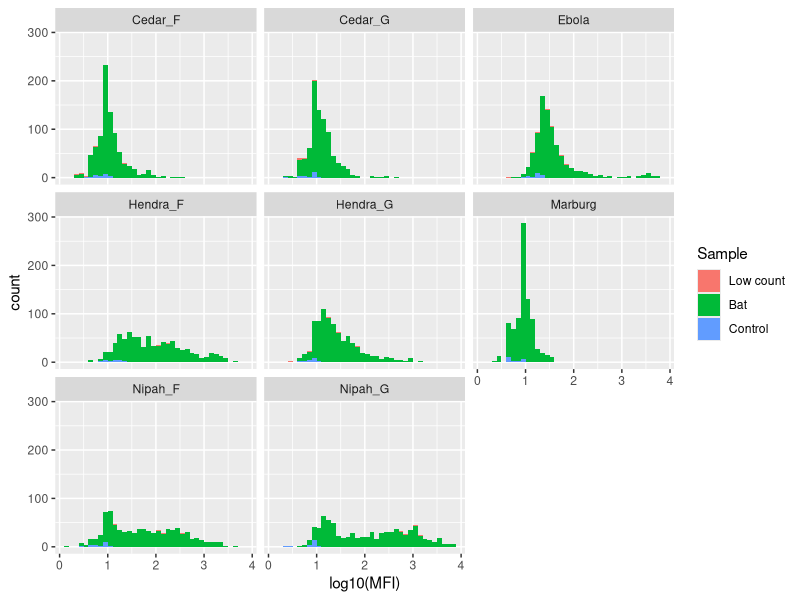
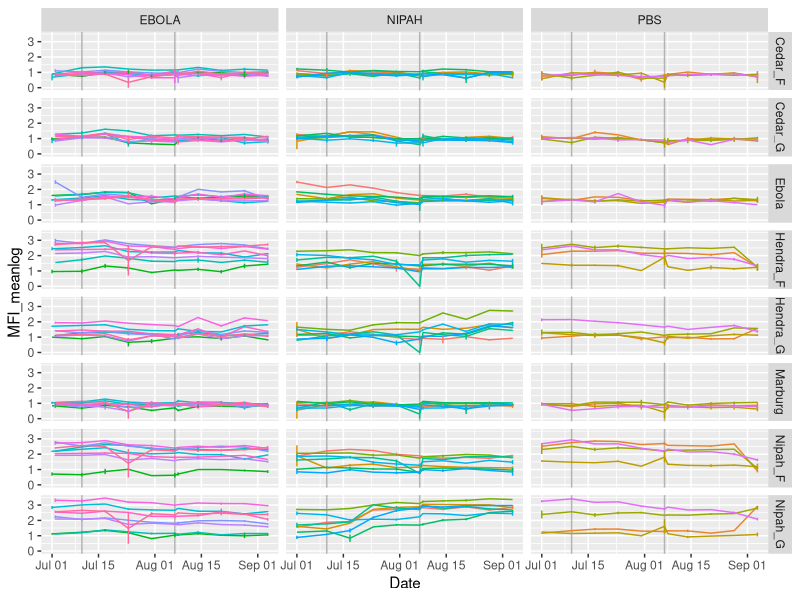
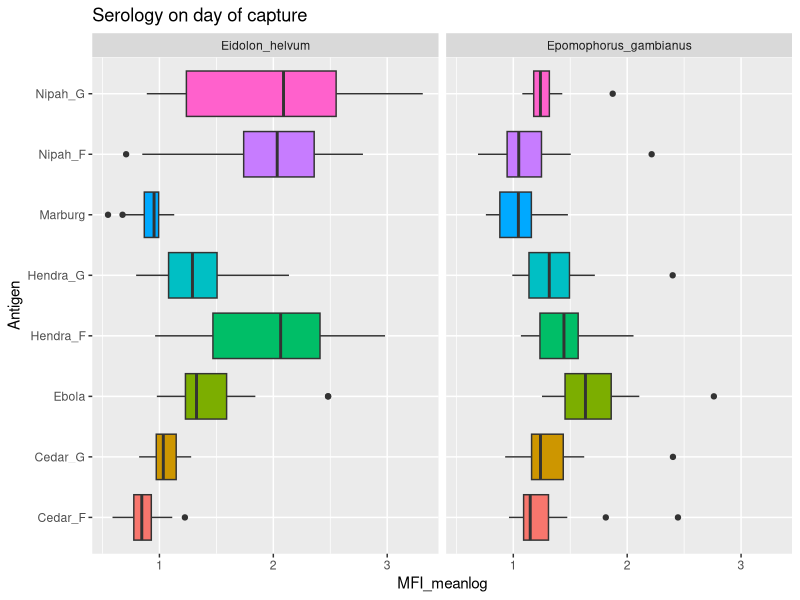
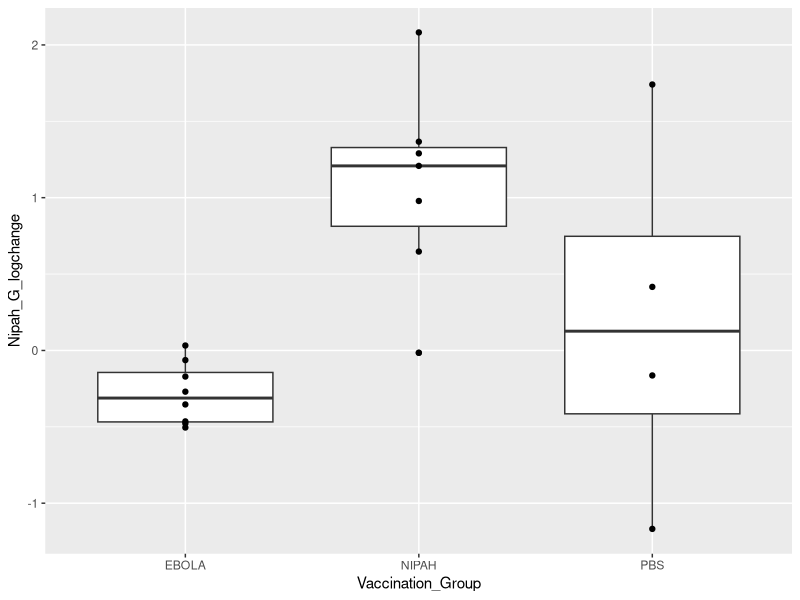
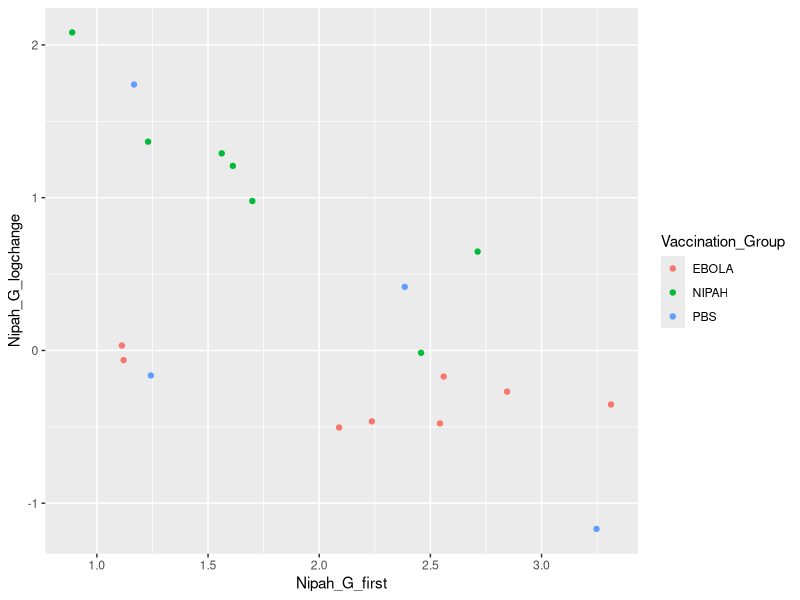
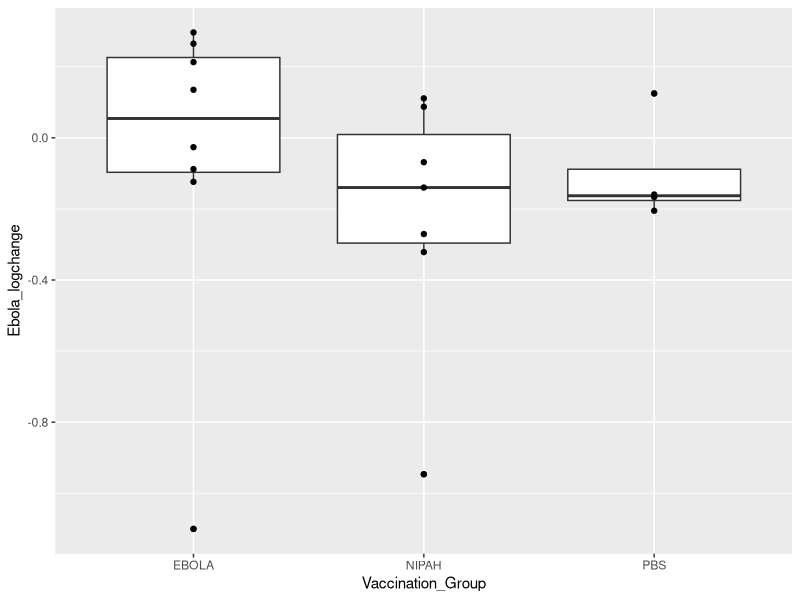
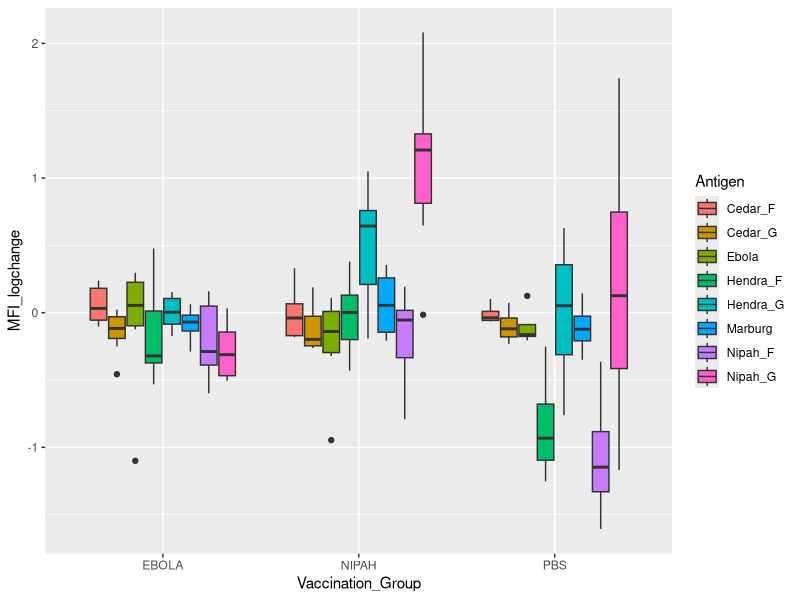
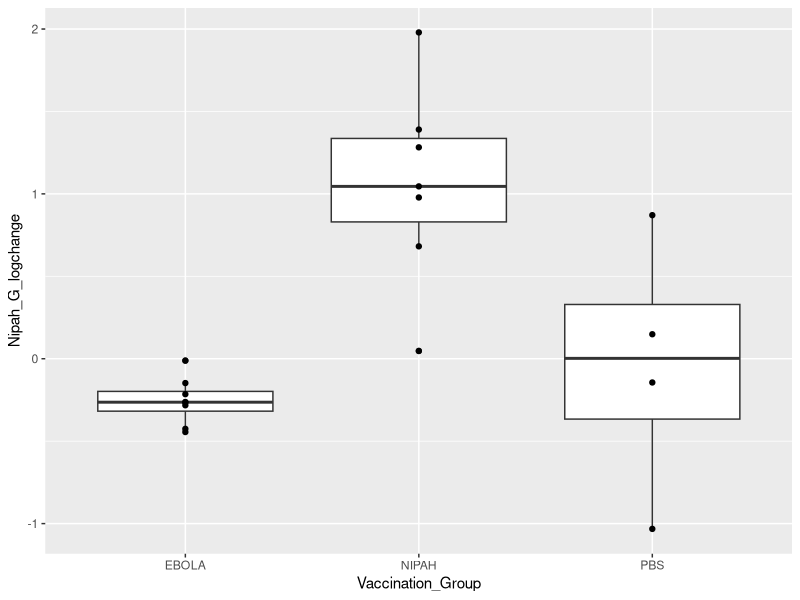

Reproduce these figures in R, in order.
## ---- chunk 1
library(tidyverse)
library(readxl)
library(nlme)
library(GGally)

knitr::opts_chunk$set(echo = F, comment=NULL, message=FALSE)
## ---- chunk 2
.Year. = "2017"
.Bead.QC. = 100
NiG.cutoff <- 500

bat.main.samples <- read_excel("Clean_Data.xlsx",sheet = 1, na = c("NO TUBE")) %>%
	select(-c(1,5,6,7,13)) %>%
	mutate(
		Sample_ID = paste(SamplingDate,str_pad(SampleID,2,"left","0"),sep="-"),
		Date = as.Date(paste(Year,str_sub(SamplingDate,1,2),str_sub(SamplingDate,3,4),sep="-")), 
		Bat_ID = as.character(BatID_last7),
		.keep="unused")
## ---- chunk 3
bat.prime <- bat.main.samples %>% filter(Comments=="PRIMOVACCINATION") %>% select(Bat_ID,Date) %>% rename(Prime=Date)
bat.boost <- bat.main.samples %>% filter(str_detect(Comments,fixed("BOOST"))) %>% select(Bat_ID,Date) %>% rename(Boost=Date)

bat.main.table <- bat.main.samples %>% group_by(Bat_ID) %>% summarise(
	Bat_ID = first(Bat_ID),
	Species = first(Species),
	Vaccination_Group = last(Vaccination_Group),
	Samples = n(),
	First_Date = min(Date),
	Last_Date = max(Date),
	Experiment = "Main"
	) %>% 
	left_join(bat.prime,by = "Bat_ID") %>%
	left_join(bat.boost,by = "Bat_ID")
## ---- chunk 4
bat.all.table <- bat.main.table
bat.samples.key <- bat.main.samples %>% select(Sample_ID,Bat_ID)
## ---- chunk 5
luminex.all.data <- read_excel("Data_Luminex_2018.xlsx",na = c("NaN")) %>% 
	transmute(
		Sample_ID = Sample,
		Control = Sample_ID=="NSC",
		Date = sapply(Sample, function(x){
			if(x=="NSC") NA else
			as.Date(paste(.Year.,str_sub(x,1,4),sep=""),format="%Y%m%d")
		}) %>% as.Date(origin="1970-01-01"),
		Ebola = A33_Ebola,
		Marburg = sapply(A37, function(x){if(is.na(x)) NA else if(x < 1) 1 else x}),
		Nipah_G = sapply(A42_NiG, function(x){if(is.na(x)) NA else if(x < 1) 1 else x}),
		Nipah_F = sapply(A44, function(x){if(is.na(x)) NA else if(x < 1) 1 else x}),
		Hendra_G = sapply(A46, function(x){if(is.na(x)) NA else if(x < 1) 1 else x}),
		Hendra_F = sapply(A43, function(x){if(is.na(x)) NA else if(x < 1) 1 else x}),
		Cedar_G = sapply(A53, function(x){if(is.na(x)) NA else if(x < 1) 1 else x}),
		Cedar_F = sapply(A35, function(x){if(is.na(x)) NA else if(x < 1) 1 else x}),
		Beads = Bead_count,
		QC = Bead_count > .Bead.QC.,
	) %>%
	left_join(bat.samples.key, by = "Sample_ID") %>%
	left_join(bat.all.table %>% select(-contains("Date"),-"Samples"),by="Bat_ID")

## ---- chunk 6
ggplot(luminex.all.data %>% pivot_longer(4:11,names_to="Antigen", values_to="MFI") %>% mutate(Sample=factor(QC+2*Control, labels=c("Low count","Bat","Control")))) + 
	geom_histogram(aes(x=log10(MFI), fill=Sample), breaks=0.1*(1:39), na.rm=T) +
	facet_wrap(vars(Antigen))
## ---- chunk 7
luminex.meanlog <- luminex.all.data %>% filter(!Control & !is.na(Nipah_G)) %>% group_by(Sample_ID) %>% 
	summarise(
		Date = min(Date),
		Bat_ID = first(Bat_ID),
		Species= first(Species),
		Experiment = first(Experiment),
		Treatment = first(Vaccination_Group),
		Nipah_G_meanlog = mean(log10(Nipah_G)), 
		Nipah_G_difflog = (log10(max(Nipah_G)/min(Nipah_G))),
		Ebola_meanlog = mean(log10(Ebola)), 
		Ebola_difflog = (log10(max(Ebola)/min(Ebola)))
	)

luminex.all.meanlog <- luminex.all.data %>% 
	pivot_longer(4:11,names_to="Antigen", values_to="MFI") %>%
	filter(!Control & !is.na(MFI)) %>% 
	group_by(Sample_ID, Antigen) %>% 
	summarise(
		Date = min(Date),
		Bat_ID = first(Bat_ID),
		Species= first(Species),
		Experiment = first(Experiment),
		Treatment = first(Vaccination_Group),
		Antigen = first(Antigen),
		MFI_meanlog = mean(log10(MFI)), 
		MFI_difflog = (log10(max(MFI)/min(MFI)))
	)

## ---- chunk 8
ggplot(luminex.all.meanlog %>% filter(Experiment=="Main" & Species=="Eidolon_helvum" & !is.na(Treatment))) +
	geom_vline(xintercept = as.Date("2017-07-10"), col=grey(0.7)) +
	geom_vline(xintercept = as.Date("2017-08-07"), col=grey(0.7)) + 
	geom_line(aes(x=Date,y=MFI_meanlog,color=Bat_ID),show.legend = F) + 
	geom_linerange(aes(x=Date,ymin=MFI_meanlog - MFI_difflog/2, ymax=MFI_meanlog + MFI_difflog/2,color=Bat_ID),show.legend = F) +
	facet_grid(cols=vars(Treatment),rows = vars(Antigen))
## ---- chunk 9
ggplot(luminex.all.meanlog %>% filter(Experiment=="Main" & !is.na(Treatment) & Date < "2017-07-05")) +
	geom_boxplot(aes(fill=Antigen, x=MFI_meanlog, y=Antigen),show.legend = F) + facet_grid(cols=vars(Species)) +
	labs(title = "Serology on day of capture")
## ---- chunk 10
luminex.logchange <- luminex.meanlog %>% 
	filter(Species == "Eidolon_helvum" & Experiment=="Main" & !is.na(Treatment)) %>% 
	arrange(Date) %>% group_by(Bat_ID) %>% 
	summarise(Nipah_G_first = first(Nipah_G_meanlog), 
		    Nipah_G_logchange = last(Nipah_G_meanlog) - first(Nipah_G_meanlog), 
		    Ebola_first = first(Ebola_meanlog), 
		    Ebola_logchange = last(Ebola_meanlog) - first(Ebola_meanlog)) %>%
	left_join(bat.main.table,by="Bat_ID")
## ---- chunk 11
ggplot(luminex.logchange) + geom_boxplot(aes(y=Nipah_G_logchange,x=Vaccination_Group)) + geom_point(aes(y=Nipah_G_logchange,x=Vaccination_Group))
## ---- chunk 12
with(luminex.logchange, wilcox.test(Nipah_G_logchange[Vaccination_Group=="NIPAH"],Nipah_G_logchange[Vaccination_Group!="NIPAH"]))
## ---- chunk 13
ggplot(luminex.logchange) + geom_point(aes(x=Nipah_G_first, y=Nipah_G_logchange, color=Vaccination_Group)) 
## ---- chunk 14
with(luminex.logchange %>% filter(Vaccination_Group=="NIPAH"), cor.test(Nipah_G_first,Nipah_G_logchange))
## ---- chunk 15
with(luminex.logchange, cor.test(Nipah_G_first,Nipah_G_logchange))
## ---- chunk 16
ggplot(luminex.logchange) + geom_boxplot(aes(y=Ebola_logchange,x=Vaccination_Group)) + geom_point(aes(y=Ebola_logchange,x=Vaccination_Group))
## ---- chunk 17
with(luminex.logchange, wilcox.test(Ebola_logchange[Vaccination_Group=="EBOLA"],Ebola_logchange[Vaccination_Group!="EBOLA"]))
## ---- chunk 18
luminex.all.logchange <- luminex.all.meanlog %>% 
	filter(Species == "Eidolon_helvum" & Experiment=="Main" & !is.na(Treatment)) %>% 
	arrange(Date) %>% group_by(Bat_ID, Antigen) %>% 
	summarise(MFI_logchange = last(MFI_meanlog) - first(MFI_meanlog)) %>%
	left_join(bat.main.table,by="Bat_ID")
## ---- chunk 19
ggplot(luminex.all.logchange) + geom_boxplot(aes(x=Vaccination_Group, y=MFI_logchange, fill=Antigen)) 
## ---- chunk 20
luminex.logchange.2 <- luminex.meanlog %>% 
	filter(Species == "Eidolon_helvum" & Experiment=="Main" & !is.na(Treatment)) %>% 
	arrange(Date) %>% 
	group_by(Bat_ID) %>% 
	summarise(Nipah_G_first = (first(Nipah_G_meanlog) + nth(Nipah_G_meanlog,2))/2, 
		    Nipah_G_logchange = (last(Nipah_G_meanlog) + nth(Nipah_G_meanlog,-2) - first(Nipah_G_meanlog) - nth(Nipah_G_meanlog,2))/2, 
		    Ebola_first = (first(Ebola_meanlog) + nth(Ebola_meanlog,2))/2, 
		    Ebola_logchange = (last(Ebola_meanlog) + nth(Ebola_meanlog,-2) - first(Ebola_meanlog) - nth(Ebola_meanlog,2))/2) %>% 
	left_join(bat.main.table,by="Bat_ID")
## ---- chunk 21
ggplot(luminex.logchange.2) + geom_boxplot(aes(y=Nipah_G_logchange,x=Vaccination_Group)) + geom_point(aes(y=Nipah_G_logchange,x=Vaccination_Group))
## ---- chunk 22
with(luminex.logchange.2, wilcox.test(Nipah_G_logchange[Vaccination_Group=="NIPAH"],Nipah_G_logchange[Vaccination_Group!="NIPAH"]))
## ---- chunk 23
ggplot(luminex.logchange.2) + geom_boxplot(aes(y=Ebola_logchange,x=Vaccination_Group)) + geom_point(aes(y=Ebola_logchange,x=Vaccination_Group)) + ylim(-1,0.5)
## ---- chunk 24
with(luminex.logchange.2, wilcox.test(Ebola_logchange[Vaccination_Group=="EBOLA"],Ebola_logchange[Vaccination_Group!="EBOLA"]))
## ---- chunk 25
luminex.prime.logchange <- luminex.meanlog %>% 
	filter(Species == "Eidolon_helvum" & Experiment=="Main" & !is.na(Treatment) & Date < "2017-08-08") %>% 
	arrange(Date) %>% group_by(Bat_ID) %>% 
	summarise(Nipah_G_first = first(Nipah_G_meanlog), 
		    Nipah_G_logchange = last(Nipah_G_meanlog) - first(Nipah_G_meanlog), 
		    Ebola_first = first(Ebola_meanlog), 
		    Ebola_logchange = last(Ebola_meanlog) - first(Ebola_meanlog)) %>% 
	left_join(bat.main.table,by="Bat_ID")
## ---- chunk 26
ggplot(luminex.prime.logchange) + geom_boxplot(aes(y=Nipah_G_logchange,x=Vaccination_Group)) + geom_point(aes(y=Nipah_G_logchange,x=Vaccination_Group))
## ---- chunk 27
with(luminex.prime.logchange, wilcox.test(Nipah_G_logchange[Vaccination_Group=="NIPAH"],Nipah_G_logchange[Vaccination_Group!="NIPAH"]))
## ---- chunk 28
ggplot(luminex.prime.logchange) + geom_boxplot(aes(y=Ebola_logchange,x=Vaccination_Group)) + geom_point(aes(y=Ebola_logchange,x=Vaccination_Group))
## ---- chunk 29
with(luminex.prime.logchange, wilcox.test(Ebola_logchange[Vaccination_Group=="EBOLA"],Ebola_logchange[Vaccination_Group!="EBOLA"]))
## ---- chunk 30
luminex.boost.logchange <- luminex.meanlog %>% 
	filter(Species == "Eidolon_helvum" & Experiment=="Main" & !is.na(Treatment) & Date > "2017-08-07") %>% 
	arrange(Date) %>% group_by(Bat_ID) %>% 
	summarise(Nipah_G_first = first(Nipah_G_meanlog), 
		    Nipah_G_logchange = last(Nipah_G_meanlog) - first(Nipah_G_meanlog), 
		    Ebola_first = first(Ebola_meanlog), 
		    Ebola_logchange = last(Ebola_meanlog) - first(Ebola_meanlog)) %>% 
	left_join(bat.main.table,by="Bat_ID")
## ---- chunk 31
ggplot(luminex.boost.logchange) + geom_boxplot(aes(y=Nipah_G_logchange,x=Vaccination_Group)) + geom_point(aes(y=Nipah_G_logchange,x=Vaccination_Group))
## ---- chunk 32
with(luminex.boost.logchange, wilcox.test(Nipah_G_logchange[Vaccination_Group=="NIPAH"],Nipah_G_logchange[Vaccination_Group!="NIPAH"]))
## ---- chunk 33
ggplot(luminex.boost.logchange) + geom_boxplot(aes(y=Ebola_logchange,x=Vaccination_Group)) + geom_point(aes(y=Ebola_logchange,x=Vaccination_Group))
## ---- chunk 34
with(luminex.boost.logchange, wilcox.test(Ebola_logchange[Vaccination_Group=="EBOLA"],Ebola_logchange[Vaccination_Group!="EBOLA"]))
## ---- chunk 35
eidolon.Nipah_G.meanlog <- luminex.meanlog %>% 
	filter(Species == "Eidolon_helvum" & Experiment=="Main" & !is.na(Treatment)) %>% 
	mutate(Group=ifelse(Treatment=="NIPAH","Nipah_G_vaccine","Control"),
		 Day = as.numeric(Date-min(Date)))
	
eidolon.Nipah_G.lme <- lme(Nipah_G_meanlog ~ Group*Day, eidolon.Nipah_G.meanlog, random= ~Day|Bat_ID)

summary(eidolon.Nipah_G.lme)
## ---- chunk 36
plot(eidolon.Nipah_G.lme, resid(.) ~ fitted(.)|Group, abline=0) 
## ---- chunk 37
eidolon.ebola.meanlog <- luminex.meanlog %>% 
	filter(Species == "Eidolon_helvum" & Experiment=="Main" & !is.na(Treatment)) %>% 
	mutate(Group=ifelse(Treatment=="EBOLA","Ebola_vaccine","Control"),
		 Day = as.numeric(Date-min(Date)))
	
eidolon.ebola.lme <- lme(Ebola_meanlog ~ Group*Day, eidolon.ebola.meanlog, random= ~Day|Bat_ID)
## ---- chunk 38
summary(eidolon.ebola.lme)
## ---- chunk 39
plot(eidolon.ebola.lme, resid(.) ~ fitted(.)|Group, abline=0) 
## ---- chunk 40
eidolon.Nipah_G.prime.meanlog <- luminex.meanlog %>% 
	filter(Species == "Eidolon_helvum" & Experiment=="Main" & !is.na(Treatment) & Date < "2017-08-08") %>% 
	mutate(Group=ifelse(Treatment=="NIPAH","Nipah_G_vaccine","Control"),
		 Day = as.numeric(Date-min(Date)))
	
eidolon.Nipah_G.prime.lme <- lme(Nipah_G_meanlog ~ Group*Day, eidolon.Nipah_G.prime.meanlog, random= ~Day|Bat_ID)
## ---- chunk 41
summary(eidolon.Nipah_G.prime.lme)
## ---- chunk 42
plot(eidolon.Nipah_G.prime.lme, resid(.) ~ fitted(.)|Group, abline=0) 
## ---- chunk 43
eidolon.ebola.prime.meanlog <- luminex.meanlog %>% 
	filter(Species == "Eidolon_helvum" & Experiment=="Main" & !is.na(Treatment) & Date < "2017-08-08") %>% 
	mutate(Group=ifelse(Treatment=="EBOLA","Ebola_vaccine","Control"),
		 Day = as.numeric(Date-min(Date)))
	
eidolon.ebola.prime.lme <- lme(Ebola_meanlog ~ Group*Day, eidolon.ebola.prime.meanlog, random= ~Day|Bat_ID)

summary(eidolon.ebola.prime.lme)
## ---- chunk 44
plot(eidolon.ebola.prime.lme, resid(.) ~ fitted(.)|Group, abline=0) 
## ---- chunk 45
NiV.PV.data <- data.frame(
	Species = c(rep("Eidolon",11),rep("Epomophorus",3)),
	Group = c(rep("NIPAH",7),rep("PBS",4),rep("EBOLA",2),rep("NIPAH",1)),
	MFI = c(476,724,666,936,402,291,2290,12,815,122,652,39,30,8510),
	IC50 = c(447,274,1761,11530,7510,935,3026,50,1459,50,1448,50,50,16754)
)
## ---- chunk 46
ggplot(NiV.PV.data) + geom_point(aes(x=log10(MFI), y=log10(IC50)))
## ---- chunk 47
with(NiV.PV.data, cor.test(log10(MFI),log10(IC50), method="pearson")) 
## ---- chunk 48
with(NiV.PV.data, cor.test(MFI,IC50, method="spearman")) 
